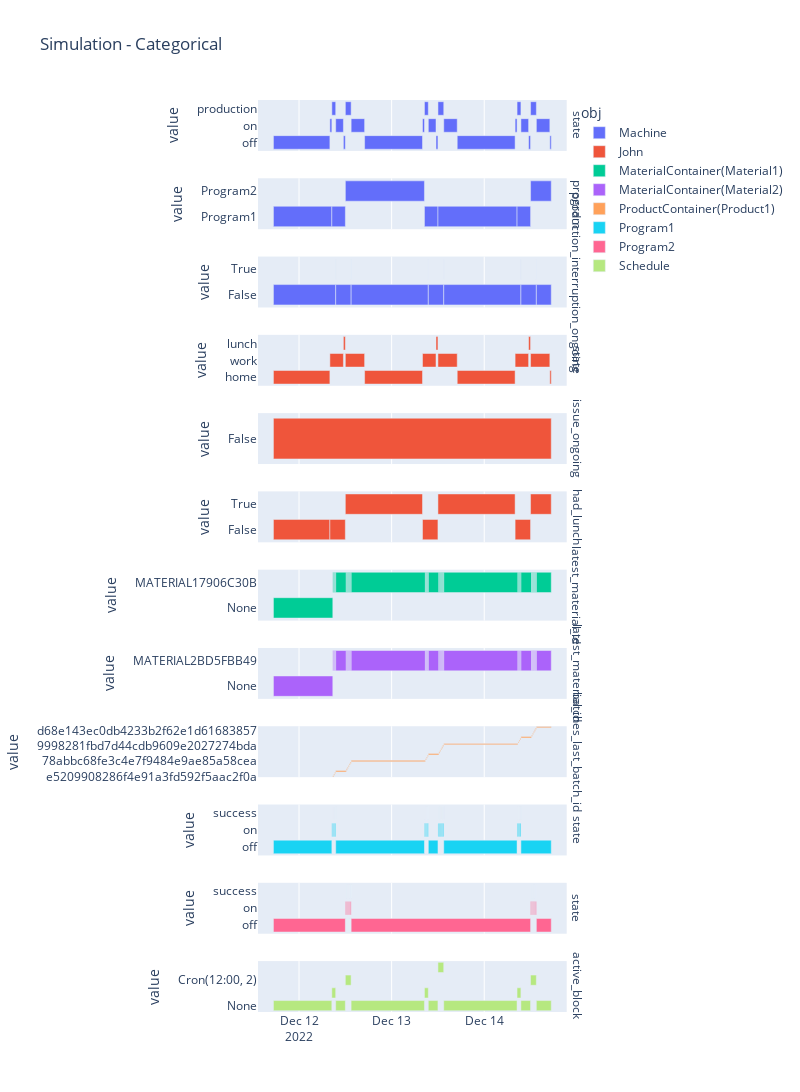
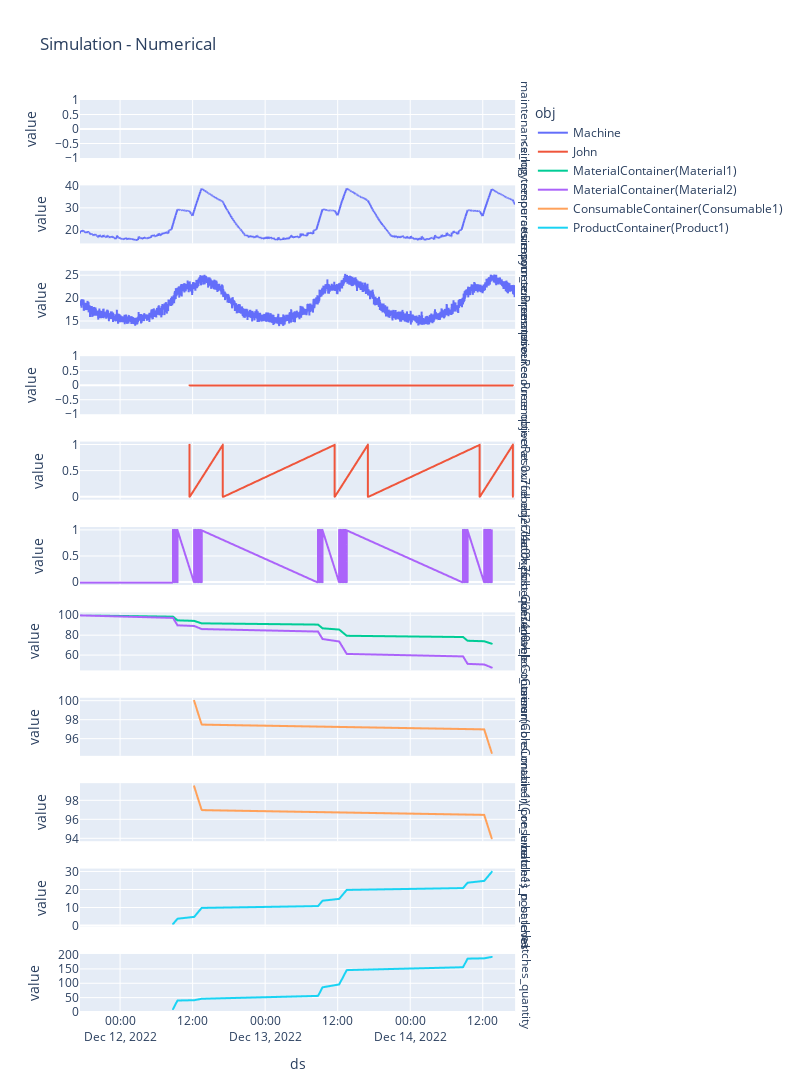

Notebook cell for these charts, in order:
### Code cell
import logging
import sys

from src.factory import Factory

# TODO: - Add relevant tracking metrics with the new method
#       - Add material filling process

logging.basicConfig(
     filename='run.log',
     filemode='w',
     level=logging.DEBUG,
     format='%(asctime)s - %(name)s - %(levelname)-7s - %(message)s',
     datefmt='%H:%M:%S'
 )
logger = logging.getLogger(__name__)


logger.info('Starting simulation')
factory = Factory.from_config('config/factory.yml')
factory.run(3)
factory.plot()
